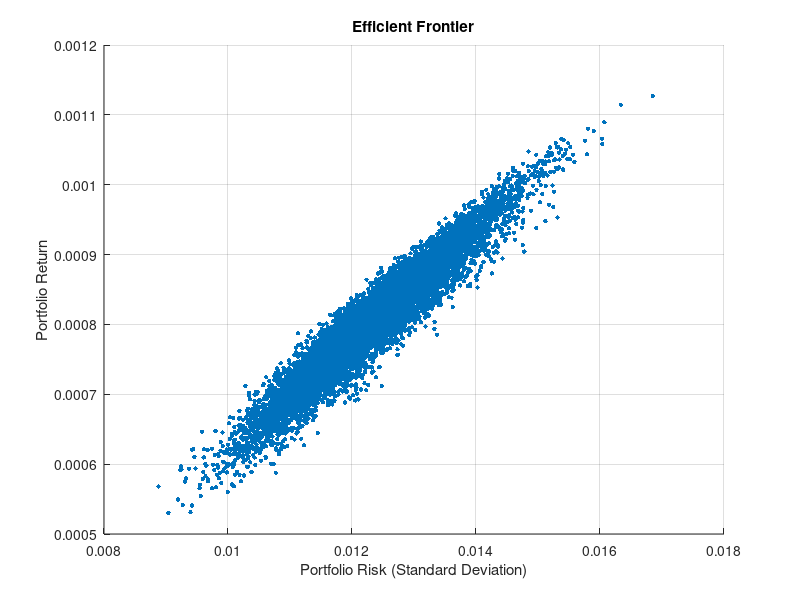

Write the MATLAB code that produced this figure.
load('portfolio_data_cleaned.mat'); % 包含 meanReturns 和 covMatrix

% 数据清洗
meanReturns(isnan(meanReturns) | isinf(meanReturns)) = 0; % 清洗均值收益率
covMatrix(isnan(covMatrix) | isinf(covMatrix)) = 0; % 清洗协方差矩阵

% 确保资产数量一致
numAssets = size(covMatrix, 1); % 获取资产数量
numPoints = 10000; % 模拟组合的数量

% 生成随机权重
weights = rand(numPoints, numAssets); % 随机生成权重
weights = weights ./ sum(weights, 2); % 归一化权重

% 初始化变量
portfolioReturns = zeros(1, numPoints);
portfolioRisks = zeros(1, numPoints);

% 计算组合收益率和风险
for i = 1:numPoints
    w = weights(i, :);
    portfolioReturns(i) = dot(w, meanReturns); % 组合收益率
    portfolioRisks(i) = sqrt(w * covMatrix * w'); % 组合风险
end

% 绘制有效前沿
figure;
scatter(portfolioRisks, portfolioReturns, 10, 'filled'); % 使用散点图绘制所有组合
xlabel('Portfolio Risk (Standard Deviation)');
ylabel('Portfolio Return');
title('Efficient Frontier');
grid on;